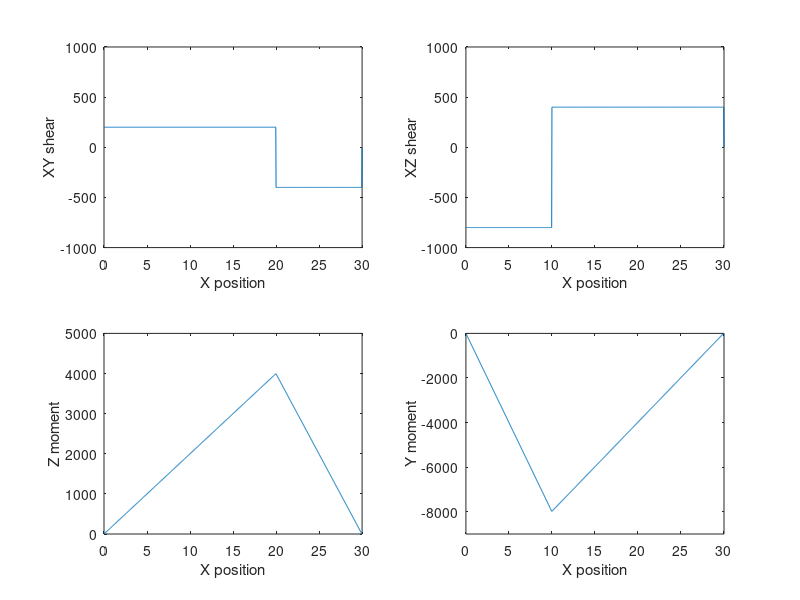
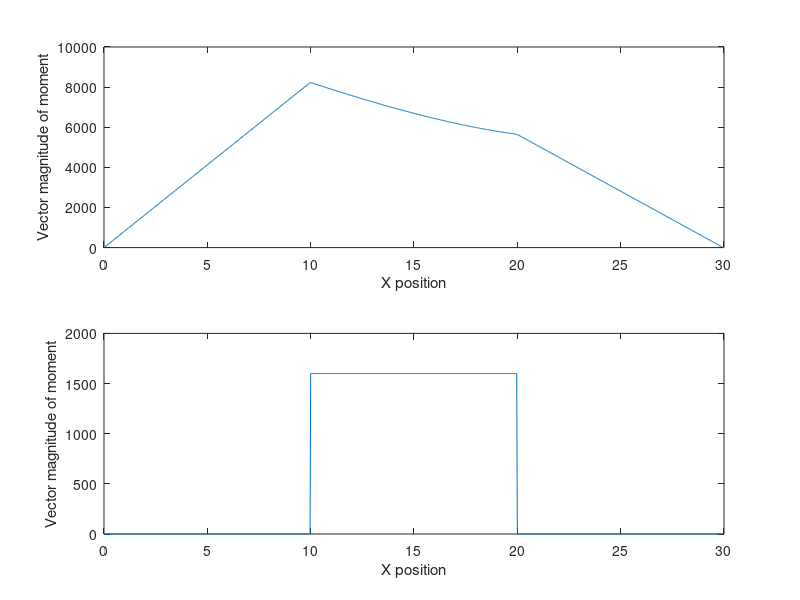

Here is the MATLAB script that generated these plots, in order: (Note: this script raises an error after producing the figures.)



%% Compute the net moment from two moment diagrams

x = [0, 10, 20, 30]; % locations of loading
F_y = [200, 0, -600, 400]; % forces in y
F_z = [-800, 1200, 0, -400]; % forces in z
T = [0, 1600, 0, 0]; % torsion in shaft

Diam = 2.5; % inches
S_UT = 150E3; % psi

%%%%%%%% an interpolation vector
x_interp = linspace(x(1), x(end), 1000);

%%%%%%%% Construct the shear diagram
shear_y = cumsum(F_y);
shear_z = cumsum(F_z);

shear_y_interp = interp1(x, shear_y, x_interp, 'previous');
shear_z_interp = interp1(x, shear_z, x_interp, 'previous');

figure(1)
subplot(2,2,1);
plot(x_interp, shear_y_interp);
axis([0, 30, -1000, 1000]);
xlabel('X position');
ylabel('XY shear');

subplot(2,2,2);
plot(x_interp, shear_z_interp);
axis([0, 30, -1000, 1000]);
xlabel('X position');
ylabel('XZ shear');

%%%%%%%% Construct the moment diagram
moment_y_interp = cumtrapz(x_interp, shear_y_interp);
moment_z_interp = cumtrapz(x_interp, shear_z_interp);

subplot(2,2,3);
plot(x_interp, moment_y_interp);
axis([0, 30, 0, 5000]);
xlabel('X position');
ylabel('Z moment');

subplot(2,2,4);
plot(x_interp, moment_z_interp);
axis([0, 30, -9000, 0]);
xlabel('X position');
ylabel('Y moment');


%%%%%%%% Construct the net torsion and net moment
total_moment_interp = sqrt(moment_y_interp.^2 + moment_z_interp.^2);

figure(2)
subplot(2,1,1);
plot(x_interp, total_moment_interp)
xlabel('X position');
ylabel('Vector magnitude of moment');

T_interp = interp1(x, T, x_interp, 'previous');
subplot(2,1,2);
plot(x_interp, T_interp)
axis([0, 30, 0, 2000]);
xlabel('X position');
ylabel('Vector magnitude of moment');

%%%%%%%% Calculate alternating and mean stresses

sigma_a = 32*total_moment_interp ./ (pi * Diam.^3);
sigma_m = 16*T_interp ./ (pi * Diam.^3);

%%%%%%%% Calculate S_E and mean stresses

k_a = 11*(S_UT/1000)^(-0.65);       % hot rolle (equation takes in kpsi)
k_b = k_b_function(Diam);           % D < 2 inches
k_c = 1;
k_d = 1;
k_e = 1;


S_e = k_a*k_b*k_c*k_d*k_e*(0.5)*S_UT;

%%%%%%%% Calculate safety factor through shaft

SF = (sigma_a / S_e + sqrt(3)*sigma_m / S_UT).^(-1);

figure(3)
clf;
subplot(3,1,1);
plot(x_interp, total_moment_interp)
xlabel('X position');
ylabel('Vector magnitude of moment');

T_interp = interp1(x, T, x_interp, 'previous');
subplot(3,1,2);
plot(x_interp, T_interp)
axis([0, 30, 0, 2000]);
xlabel('X position');
ylabel('Vector magnitude of moment');

subplot(3,1,3);
plot(x_interp, SF)
hold on
plot(x_interp, x_interp*0+1, 'k--')
axis([0, 30, 0, 10]);
xlabel('X position');
ylabel('Design safety factor');




%%
%%%%%%%%%%%%%%%%%% Helper functions
function out = k_b_function(Diam)
    if Diam < 2
        out = (Diam / 0.3)^(-0.107);
    else
        out = 0.91*(Diam)^(-0.157);
    end
    
end




